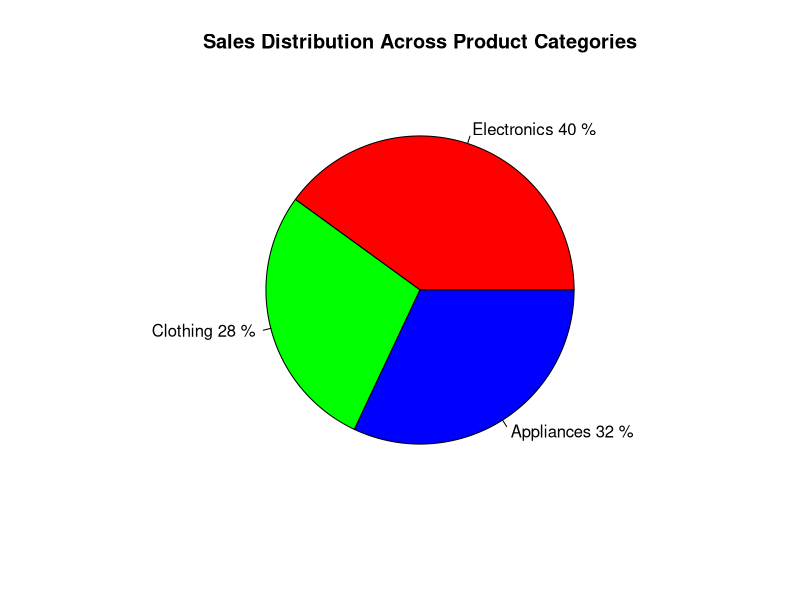

Write the R code that produced this figure.
# Create dataset
category <- c("Electronics", "Clothing", "Appliances")
sales <- c(50000, 35000, 40000)

# Create labels with percentages
labels <- paste(
  category,
  round(sales / sum(sales) * 100, 1),
  "%"
)

# Generate Pie Chart
pie(
  sales,
  labels = labels,
  main = "Sales Distribution Across Product Categories",
  col = rainbow(length(category))
)
